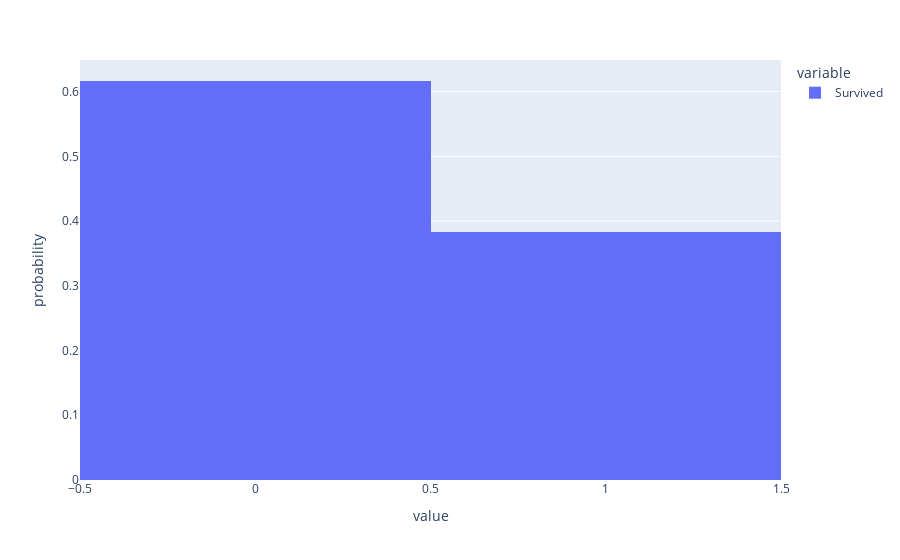

Notebook code for this chart:
### Markdown cell above
Veamos si la muestra es valanceada o no

### Code cell
px.histogram(y_train, histnorm="probability")

### Figure 1 — Plotly figure (JSON) as saved in the notebook; plotly's stock layout.template omitted (floating-point values rounded to 4 significant figures; data arrays with more than 128 entries replaced by an {"elided": "..."} marker saying what was removed)
{"data": [{"alignmentgroup": "True", "bingroup": "x", "histnorm": "probability", "hovertemplate": "variable=Survived<br>value=%{x}<br>probability=%{y}<extra></extra>", "legendgroup": "Survived", "marker": {"color": "#636efa", "pattern": {"shape": ""}}, "name": "Survived", "offsetgroup": "Survived", "orientation": "v", "showlegend": true, "type": "histogram", "x": {"elided": "623 int values"}, "xaxis": "x", "yaxis": "y"}], "layout": {"barmode": "relative", "legend": {"title": {"text": "variable"}, "tracegroupgap": 0}, "margin": {"t": 60}, "xaxis": {"anchor": "y", "domain": [0, 1], "title": {"text": "value"}}, "yaxis": {"anchor": "x", "domain": [0, 1], "title": {"text": "probability"}}}}
